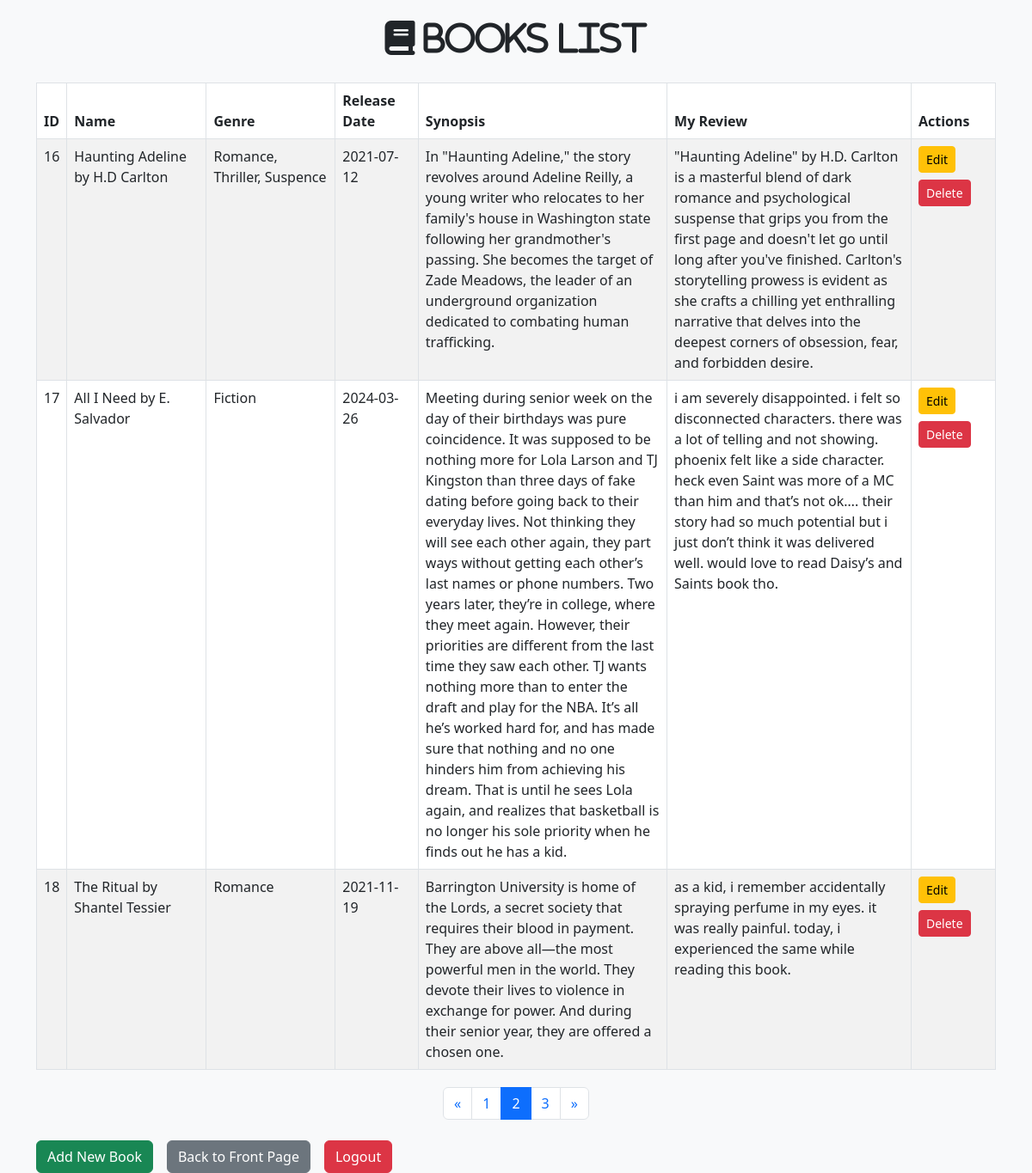
/index.php?page=2 (signed in), run on the app's committed database.
### tables this page shows
CREATE TABLE `booksinfo` (
  `book_ID` int(11) NOT NULL,
  `book_name` varchar(50) NOT NULL,
  `genre` varchar(50) NOT NULL,
  `date_released` date NOT NULL,
  `synopsis` text DEFAULT NULL,
  `reviews` text DEFAULT NULL,
  `cover_image` text DEFAULT NULL
);

### index.php (the view, shortened to what this page needs)
<?php
include 'database.php';
$details_per_page = 3;
$total_books_sql = "SELECT COUNT(*) AS total_books FROM booksinfo";
$total_books_result = $conn->query($total_books_sql);
$total_books_row = $total_books_result->fetch_assoc();
$total_books = $total_books_row['total_books'];
$total_pages = ceil($total_books / $details_per_page);
$page = isset($_GET['page']) ? (int)$_GET['page'] : 1;
$start_limit = ($page - 1) * $details_per_page;
$sql = "SELECT * FROM booksinfo ORDER BY book_ID ASC LIMIT $start_limit, $details_per_page";
$result = $conn->query($sql);
?>
<!DOCTYPE html>
<html lang="en">
<head>
    <link rel="stylesheet" href="https://cdn.jsdelivr.net/npm/bootstrap@5.3.0/dist/css/bootstrap.min.css">
    <link rel="stylesheet" href="https://cdnjs.cloudflare.com/ajax/libs/font-awesome/6.7.2/css/all.min.css" />
</head>
<body class="bg-light">
<div class="container mt-4">
    <div class="text-center mb-4">
        <h1 class="fa-solid fa-book text-dark bg-light"> BOOKS LIST</h1>
    </div>
    <table class="table table-bordered table-striped">
        <thead>
            <tr>
                <th>ID</th>
                <th>Name</th>
                <th>Genre</th>
                <th>Release Date</th>
                <th>Synopsis</th>
                <th>My Review</th>
                <th>Actions</th>
            </tr>
        </thead>
        <tbody>
            <?php while ($row = $result->fetch_assoc()) : ?>
                <tr>
                    <td><?= $row['book_ID'] ?></td>
                    <td><?= $row['book_name'] ?></td>
                    <td><?= $row['genre'] ?></td>
                    <td><?= $row['date_released'] ?></td>
                    <td><?= $row['synopsis'] ?></td>
                    <td><?= $row['reviews'] ?></td>
                    <td>
                        <a href="edit.php?id=<?= $row['book_ID'] ?>" class="btn btn-warning btn-sm mb-2">Edit</a>
                        <a href="delete.php?id=<?= $row['book_ID'] ?>" class="btn btn-danger btn-sm mb-2" onclick="return confirm('Are you sure?')">Delete</a>
                    </td>
                </tr>
            <?php endwhile; ?>
        </tbody>
    </table>
    <nav aria-label="Page navigation">
        <ul class="pagination">
            <?php if ($page > 1): ?>
                <li class="page-item">
                    <a class="page-link" href="index.php?page=<?= $page - 1 ?>" aria-label="Previous">
                        <span aria-hidden="true">&laquo;</span>
                    </a>
                </li>
            <?php endif; ?>
            <?php for ($i = 1; $i <= $total_pages; $i++): ?>
                <li class="page-item <?= $i === $page ? 'active' : '' ?>">
                    <a class="page-link" href="index.php?page=<?= $i ?>"><?= $i ?></a>
                </li>
            <?php endfor; ?>
            <?php if ($page < $total_pages): ?>
                <li class="page-item">
                    <a class="page-link" href="index.php?page=<?= $page + 1 ?>" aria-label="Next">
                        <span aria-hidden="true">&raquo;</span>
                    </a>
                </li>
            <?php endif; ?>
        </ul>
    </nav>
    <div class="d-flex justify-content-start gap-3 mt-4">
        <a href="create.php" class="btn btn-success">Add New Book</a>
        <a href="front_page.php" class="btn btn-secondary">Back to Front Page</a>
        <form method="post">
        <a href="logout.php" class="btn btn-danger">Logout</a>
        </form>
    </div>
</div>
</body>
</html>

### index.php (style rules this page uses)
body { background-image: url('https://images5.alphacoders.com/134/thumb-1920-1346954.png'); background-size: cover; background-position: center; background-attachment: fixed; }
.table td, .table th { word-wrap: break-word; white-space: normal; max-width: 500px; }
.pagination { justify-content: center; margin-top: 20px; }

### data on the page
booksinfo: book_ID "16", book_name "Haunting Adeline by H.D Carlton", genre "Romance, Thriller, Suspence", date_released "2021-07-12", synopsis "In \"Haunting Adeline,\" the story revolves around Adeline Reilly, a young writer who relocates to her family's house in Washington state following her grandmother's passing. She becomes the target of Zade Meadows, the leader of an underground organization dedicated to combating human trafficking.", reviews "\"Haunting Adeline\" by H.D. Carlton is a masterful blend of dark romance and psychological suspense that grips you from the first page and doesn't let go until long after you've finished. Carlton's storytelling prowess is evident as she crafts a chilling yet enthralling narrative that delves into the deepest corners of obsession, fear, and forbidden desire."
booksinfo: book_ID "17", book_name "All I Need by E. Salvador", genre "Fiction", date_released "2024-03-26", synopsis "Meeting during senior week on the day of their birthdays was pure coincidence. It was supposed to be nothing more for Lola Larson and TJ Kingston than three days of fake dating before going back to their everyday lives. Not thinking they will see each other again, they part ways without getting each other’s last names or phone numbers. Two years later, they’re in college, where they meet again. However, their priorities are different from the last time they saw each other. TJ wants nothing more than to enter the draft and play for the NBA. It’s all he’s worked hard for, and has made sure that nothing and no one hinders him from achieving his dream. That is until he sees Lola again, and…", reviews "i am severely disappointed. i felt so disconnected characters. there was a lot of telling and not showing. phoenix felt like a side character. heck even Saint was more of a MC than him and that’s not ok…. their story had so much potential but i just don’t think it was delivered well. would love to read Daisy’s and Saints book tho."
booksinfo: book_ID "18", book_name "The Ritual by Shantel Tessier", genre "Romance", date_released "2021-11-19", synopsis "Barrington University is home of the Lords, a secret society that requires their blood in payment. They are above all—the most powerful men in the world. They devote their lives to violence in exchange for power. And during their senior year, they are offered a chosen one.", reviews "as a kid, i remember accidentally spraying perfume in my eyes. it was really painful. today, i experienced the same while reading this book."
